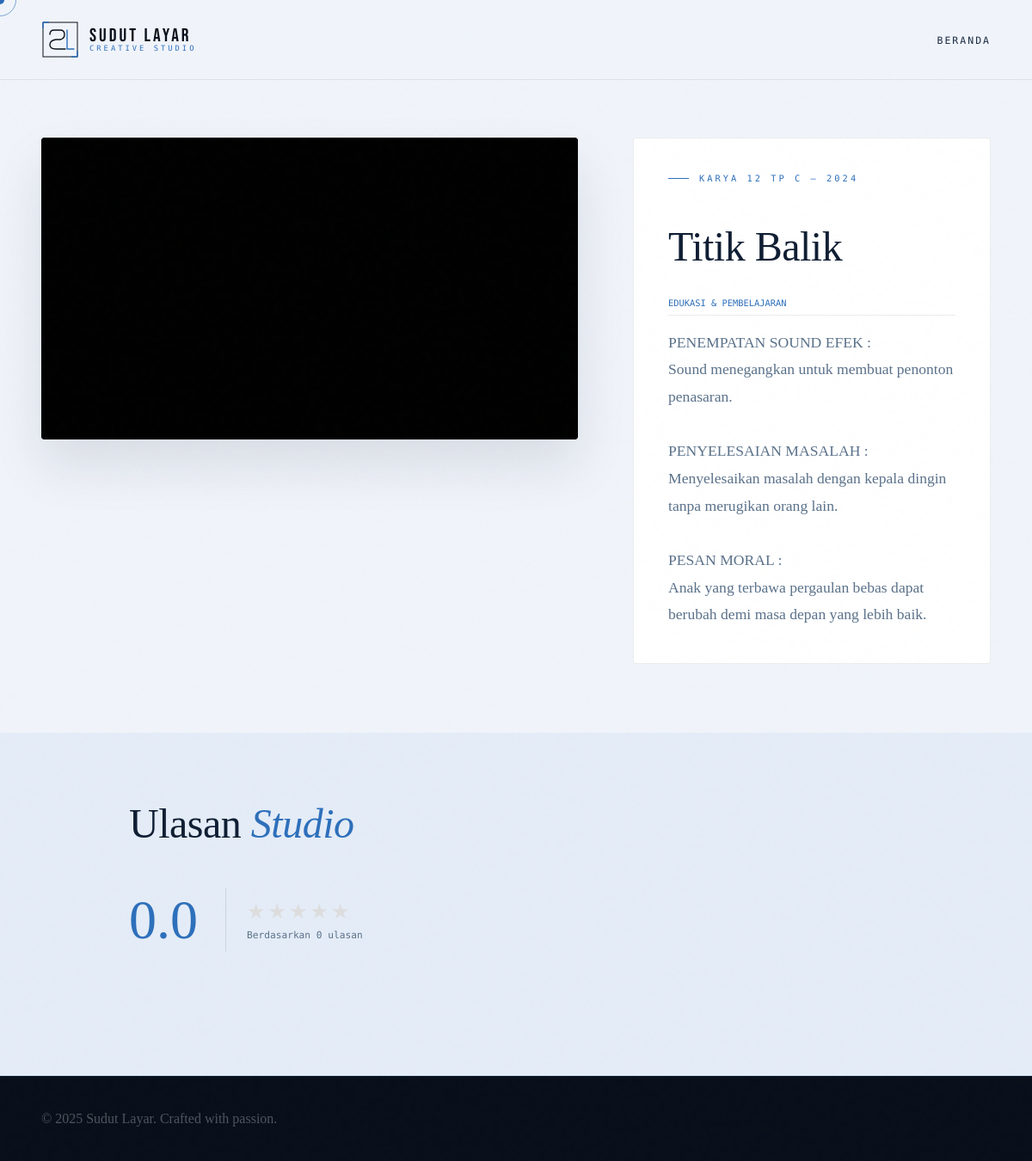
Screenshot of /project-details.php?id=2 with the database file from the repository.
### tables this page shows
CREATE TABLE IF NOT EXISTS projects (
    id INT AUTO_INCREMENT PRIMARY KEY,
    category VARCHAR(100),
    title VARCHAR(100),
    number VARCHAR(10),
    year VARCHAR(10),
    image TEXT,
    google_drive_id TEXT,
    is_drive_folder BOOLEAN DEFAULT FALSE,
    created_at TIMESTAMP DEFAULT CURRENT_TIMESTAMP
);

CREATE TABLE IF NOT EXISTS services (
    id INT AUTO_INCREMENT PRIMARY KEY,
    project_id INT NOT NULL,
    title VARCHAR(100),
    content TEXT,
    FOREIGN KEY (project_id) REFERENCES projects(id) ON DELETE CASCADE
);

### project-details.php (the view, shortened to what this page needs)
<?php
require_once 'config/db.php';
$projectId = $_GET['id'] ?? 0;
$stmt = $pdo->prepare("SELECT * FROM projects WHERE id = ?");
$stmt->execute([$projectId]);
$project = $stmt->fetch();
$stmt = $pdo->prepare("SELECT * FROM services WHERE project_id = ?");
$stmt->execute([$projectId]);
$service = $stmt->fetch();
$stmt = $pdo->prepare("SELECT AVG(rating) as avg_rating, COUNT(*) as total FROM comments WHERE project_id = ? AND parent_id IS NULL");
$stmt->execute([$projectId]);
$stats = $stmt->fetch();
?>
<!DOCTYPE html>
<html lang="id">
<head>
  <link rel="stylesheet" href="assets/css/style.css">
</head>
<body>
<nav>
  <a href="index.php" class="nav-logo">
    <div class="logo-wordmark">
      <span class="logo-main">SUDUT LAYAR</span>
      <span class="logo-sub">Creative Studio</span>
    </div>
  </a>
  <ul class="nav-links">
    <li><a href="index.php">Beranda</a></li>
  </ul>
</nav>
<main>
  <section class="details-hero">
    <div>
      <div class="video-frame-wrap">
        <div class="video-frame-wrap" style="aspect-ratio: 16/9;">
          <iframe src="https://drive.google.com/file/d/<?php echo $project['google_drive_id']; ?>/preview" allowfullscreen style="width:100%; height:100%; border:none;"></iframe>
        </div>
      </div>
    </div>
    <div class="edu-card">
      <div class="section-tag"><?php echo htmlspecialchars($project['category']); ?> — <?php echo $project['year']; ?></div>
      <h1 class="work-headline" style="margin-bottom:2rem; font-size:3rem;"><?php echo htmlspecialchars($project['title']); ?></h1>
      <?php if ($service): ?>
        <div style="font-family:'DM Mono',monospace; font-size:0.65rem; color:var(--copper); text-transform:uppercase; margin-bottom:1rem; border-bottom:1px solid var(--border); padding-bottom:0.5rem;">Edukasi & Pembelajaran</div>
        <div style="font-size:1.1rem; line-height:1.8; color:var(--muted);">
          <?php echo nl2br(htmlspecialchars($service['content'])); ?>
        </div>
      <?php endif; ?>
    </div>
  </section>
  <section class="details-comments">
    <div style="max-width: 900px; margin: 0 auto;">
      <h2 class="work-headline" style="margin-bottom:3rem;">Ulasan <em>Studio</em></h2>
      <div style="display:flex; align-items:center; gap:1.5rem; margin-bottom:4rem;">
        <div style="font-size:4rem; font-weight:300; color:var(--copper); border-right:1px solid rgba(0,0,0,0.1); padding-right:2rem;"><?php echo number_format($stats['avg_rating'] ?: 0, 1); ?></div>
        <div>
          <div style="display:flex; gap:3px; color:var(--copper); font-size:1.5rem;">
            <?php for($i=1; $i<=5; $i++) echo ($i <= round($stats['avg_rating'])) ? '★' : '<span style="color:#ddd">★</span>'; ?>
          </div>
          <div style="font-family:'DM Mono',monospace; font-size:0.7rem; color:var(--muted); margin-top:0.4rem;">Berdasarkan <?php echo $stats['total']; ?> ulasan</div>
        </div>
      </div>
    </div>
  </section>
</main>
<footer>
  <div class="footer-copy">© 2025 Sudut Layar. Crafted with passion.</div>
</footer>
</body>
</html>

### assets/css/style.css (style rules this page uses)
:root { --ink: #090f1a; --paper: #f0f4fa; --cream: #e4ecf7; --warm: #93b4d8; --copper: #2d6fbb; --rust: #1a3f72; --charcoal: #1a2a42; --text: #0f1e33; --muted: #5a718a; --accent: #2d6fbb; --border: rgba(9, 15, 26, 0.08); }
*, *::before, *::after { margin: 0; padding: 0; box-sizing: border-box; }
html { scroll-behavior: smooth; }
body { background: var(--paper); color: var(--text); font-family: 'Cormorant Garamond', serif; cursor: none; overflow-x: hidden; }
body::after { content: ''; position: fixed; inset: 0; pointer-events: none; z-index: 9990; opacity: 0.4; }
nav { position: fixed; top: 0; left: 0; right: 0; z-index: 500; padding: 1.5rem 3rem; display: flex; align-items: center; justify-content: space-between; background: var(--paper); border-bottom: 1px solid var(--border); }
.nav-logo { display: flex; align-items: center; gap: 0.75rem; text-decoration: none; }
.logo-mark { width: 44px; height: 44px; flex-shrink: 0; }
.logo-wordmark { display: flex; flex-direction: column; line-height: 1; }
.logo-main { font-family: 'Bebas Neue', sans-serif; font-size: 1.35rem; letter-spacing: 3px; color: var(--ink); }
.logo-sub { font-family: 'DM Mono', monospace; font-size: 0.55rem; letter-spacing: 3px; color: var(--copper); text-transform: uppercase; }
.nav-links { display: flex; align-items: center; gap: 2.5rem; list-style: none; }
.nav-links a { font-family: 'DM Mono', monospace; font-size: 0.72rem; letter-spacing: 2px; text-transform: uppercase; color: var(--charcoal); text-decoration: none; transition: color 0.2s; position: relative; }
.nav-links a::after { content: ''; position: absolute; bottom: -3px; left: 0; width: 0; height: 1px; background: var(--copper); transition: width 0.3s; }
section { padding: 7rem 3rem; }
.section-tag { font-family: 'DM Mono', monospace; font-size: 0.65rem; letter-spacing: 3px; text-transform: uppercase; color: var(--copper); margin-bottom: 3rem; display: flex; align-items: center; gap: 0.75rem; }
.section-tag::before { content: ''; width: 24px; height: 1px; background: var(--copper); }
.work-headline { font-size: clamp(2.5rem,4vw,4rem); font-weight: 300; letter-spacing: -0.5px; line-height: 1.1; }
.work-headline em { font-style: italic; color: var(--copper); }
.video-frame-wrap { position: relative; width: 100%; aspect-ratio: 16/9; background: #000; }
.video-frame-wrap iframe { position: absolute; inset: 0; width: 100%; height: 100%; border: none; }
footer { background: var(--ink); color: rgba(240,244,250,0.3); padding: 2.5rem 3rem; border-top: 1px solid rgba(45,111,187,0.2); display: flex; align-items: center; justify-content: space-between; flex-wrap: wrap; }

### project-details.php (style rules this page uses)
.details-hero { padding: 10rem 3rem 5rem; display: grid; grid-template-columns: 1.2fr 0.8fr; gap: 4rem; background: var(--paper); }
.video-frame-wrap { border-radius: 4px; overflow: hidden; box-shadow: 0 30px 60px rgba(9,15,26,0.1); }
.edu-card { background: white; border: 1px solid var(--border); padding: 2.5rem; border-radius: 4px; }
.details-comments { padding: 5rem 3rem; background: var(--cream); }

### rows the page displays
projects: category "KARYA 12 TP C", year "2024", title "Titik Balik"
services: content "PENEMPATAN SOUND EFEK : Sound menegangkan untuk membuat penonton penasaran. PENYELESAIAN MASALAH : Menyelesaikan masalah dengan kepala dingin tanpa merugikan orang lain. PESAN MORAL : Anak yang terbawa pergaulan bebas dapat berubah demi masa depan yang lebih baik."

### other values shown
$stats['avg_rating'] ?: 0 "0.0"
$stats['total'] "0"
